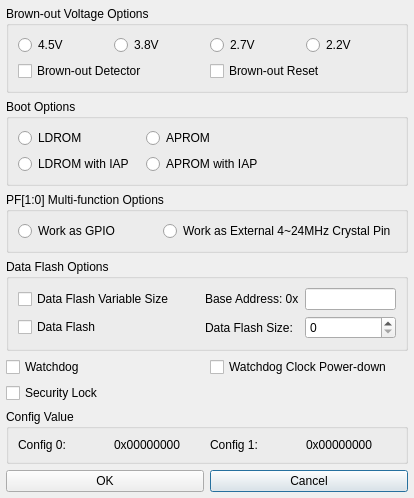
<?xml version="1.0" encoding="UTF-8"?>
<ui version="4.0">
 <class>Dialog</class>
 <widget class="QDialog" name="Dialog">
  <property name="geometry">
   <rect>
    <x>0</x>
    <y>0</y>
    <width>414</width>
    <height>376</height>
   </rect>
  </property>
  <layout class="QGridLayout" name="outer_layout">
   <property name="leftMargin">
    <number>6</number>
   </property>
   <property name="topMargin">
    <number>6</number>
   </property>
   <property name="rightMargin">
    <number>6</number>
   </property>
   <property name="bottomMargin">
    <number>6</number>
   </property>
   <property name="spacing">
    <number>6</number>
   </property>
   <item row="0" column="2" colspan="2">
    <widget class="QGroupBox" name="IDC_GROUP_BROWN_OUT_VOLTAGE">
     <property name="title">
      <string>Brown-out Voltage Options</string>
     </property>
     <layout class="QGridLayout" name="layout_IDC_GROUP_BROWN_OUT_VOLTAGE" columnstretch="1,1,1,1,0">
      <item row="1" column="0" colspan="3">
       <widget class="QCheckBox" name="IDC_CHECK_BROWN_OUT_DETECT">
        <property name="text">
         <string>Brown-out Detector</string>
        </property>
       </widget>
      </item>
      <item row="1" column="2" colspan="3">
       <widget class="QCheckBox" name="IDC_CHECK_BROWN_OUT_RESET">
        <property name="text">
         <string>Brown-out Reset</string>
        </property>
       </widget>
      </item>
      <item row="0" column="0">
       <widget class="QRadioButton" name="IDC_RADIO_BOV_0">
        <property name="text">
         <string>4.5V</string>
        </property>
       </widget>
      </item>
      <item row="0" column="1" colspan="2">
       <widget class="QRadioButton" name="IDC_RADIO_BOV_1">
        <property name="text">
         <string>3.8V</string>
        </property>
       </widget>
      </item>
      <item row="0" column="2">
       <widget class="QRadioButton" name="IDC_RADIO_BOV_2">
        <property name="text">
         <string>2.7V</string>
        </property>
       </widget>
      </item>
      <item row="0" column="3" colspan="2">
       <widget class="QRadioButton" name="IDC_RADIO_BOV_3">
        <property name="text">
         <string>2.2V</string>
        </property>
       </widget>
      </item>
     </layout>
    </widget>
   </item>
   <item row="1" column="2" colspan="2">
    <widget class="QGroupBox" name="IDC_GROUP_BOOT_SELECT">
     <property name="title">
      <string>Boot Options</string>
     </property>
     <layout class="QGridLayout" name="layout_IDC_GROUP_BOOT_SELECT">
      <item row="0" column="0" colspan="2">
       <widget class="QRadioButton" name="IDC_RADIO_BS_LDROM">
        <property name="text">
         <string>LDROM</string>
        </property>
       </widget>
      </item>
      <item row="0" column="1">
       <widget class="QRadioButton" name="IDC_RADIO_BS_APROM">
        <property name="text">
         <string>APROM</string>
        </property>
       </widget>
      </item>
      <item row="1" column="0">
       <widget class="QRadioButton" name="IDC_RADIO_BS_LDROM_APROM">
        <property name="text">
         <string>LDROM with IAP</string>
        </property>
       </widget>
      </item>
      <item row="1" column="1" colspan="2">
       <widget class="QRadioButton" name="IDC_RADIO_BS_APROM_LDROM">
        <property name="text">
         <string>APROM with IAP</string>
        </property>
       </widget>
      </item>
     </layout>
    </widget>
   </item>
   <item row="6" column="2" colspan="2">
    <widget class="QGroupBox" name="IDC_GROUP_CONFIG_VALUE">
     <property name="title">
      <string>Config Value</string>
     </property>
     <layout class="QHBoxLayout" name="layout_IDC_GROUP_CONFIG_VALUE">
      <item>
       <widget class="QLabel" name="IDC_STATIC_CONFIG_0">
        <property name="text">
         <string>Config 0:</string>
        </property>
       </widget>
      </item>
      <item>
       <widget class="QLabel" name="IDC_STATIC_CONFIG_VALUE_0">
        <property name="text">
         <string>0x00000000</string>
        </property>
       </widget>
      </item>
      <item>
       <widget class="QLabel" name="IDC_STATIC_CONFIG_1">
        <property name="text">
         <string>Config 1:</string>
        </property>
       </widget>
      </item>
      <item>
       <widget class="QLabel" name="IDC_STATIC_CONFIG_VALUE_1">
        <property name="text">
         <string>0x00000000</string>
        </property>
       </widget>
      </item>
     </layout>
    </widget>
   </item>
   <item row="7" column="3">
    <widget class="QPushButton" name="IDCANCEL">
     <property name="text">
      <string>Cancel</string>
     </property>
    </widget>
   </item>
   <item row="3" column="2" colspan="2">
    <widget class="QGroupBox" name="IDC_GROUP_DATA_FLASH">
     <property name="title">
      <string>Data Flash Options</string>
     </property>
     <layout class="QGridLayout" name="gridLayout" columnstretch="2,1,1">
      <item row="0" column="0">
       <widget class="QCheckBox" name="IDC_CHECK_DATA_FLASH_VAR_SIZE_ENABLE">
        <property name="text">
         <string>Data Flash Variable Size</string>
        </property>
       </widget>
      </item>
      <item row="0" column="1">
       <widget class="QLabel" name="IDC_STATIC_FLASH_BASE_ADDRESS">
        <property name="text">
         <string>Base Address: 0x</string>
        </property>
       </widget>
      </item>
      <item row="0" column="2">
       <widget class="QLineEdit" name="IDC_EDIT_FLASH_BASE_ADDRESS"/>
      </item>
      <item row="1" column="0">
       <widget class="QCheckBox" name="IDC_CHECK_DATA_FLASH_ENABLE">
        <property name="text">
         <string>Data Flash</string>
        </property>
       </widget>
      </item>
      <item row="1" column="1">
       <widget class="QLabel" name="IDC_STATIC_DATA_FLASH_SIZE">
        <property name="text">
         <string>Data Flash Size:</string>
        </property>
       </widget>
      </item>
      <item row="1" column="2">
       <widget class="QSpinBox" name="IDC_SPIN_DATA_FLASH_SIZE"/>
      </item>
     </layout>
    </widget>
   </item>
   <item row="2" column="2" colspan="2">
    <widget class="QGroupBox" name="IDC_GROUP_GPF">
     <property name="title">
      <string>PF[1:0] Multi-function Options</string>
     </property>
     <layout class="QHBoxLayout" name="layout_IDC_GROUP_GPF">
      <item>
       <widget class="QRadioButton" name="IDC_RADIO_GPF_GPIO">
        <property name="text">
         <string>Work as GPIO</string>
        </property>
       </widget>
      </item>
      <item>
       <widget class="QRadioButton" name="IDC_RADIO_GPF_CRYSTAL">
        <property name="text">
         <string>Work as External 4~24MHz Crystal Pin</string>
        </property>
       </widget>
      </item>
     </layout>
    </widget>
   </item>
   <item row="4" column="2">
    <widget class="QCheckBox" name="IDC_CHECK_WDT_ENABLE">
     <property name="text">
      <string>Watchdog</string>
     </property>
    </widget>
   </item>
   <item row="4" column="3">
    <widget class="QCheckBox" name="IDC_CHECK_WDT_POWER_DOWN">
     <property name="text">
      <string>Watchdog Clock Power-down</string>
     </property>
    </widget>
   </item>
   <item row="5" column="2">
    <widget class="QCheckBox" name="IDC_CHECK_SECURITY_LOCK">
     <property name="text">
      <string>Security Lock</string>
     </property>
    </widget>
   </item>
   <item row="7" column="2">
    <widget class="QPushButton" name="IDOK">
     <property name="text">
      <string>OK</string>
     </property>
    </widget>
   </item>
  </layout>
 </widget>
 <resources/>
 <connections/>
</ui>
